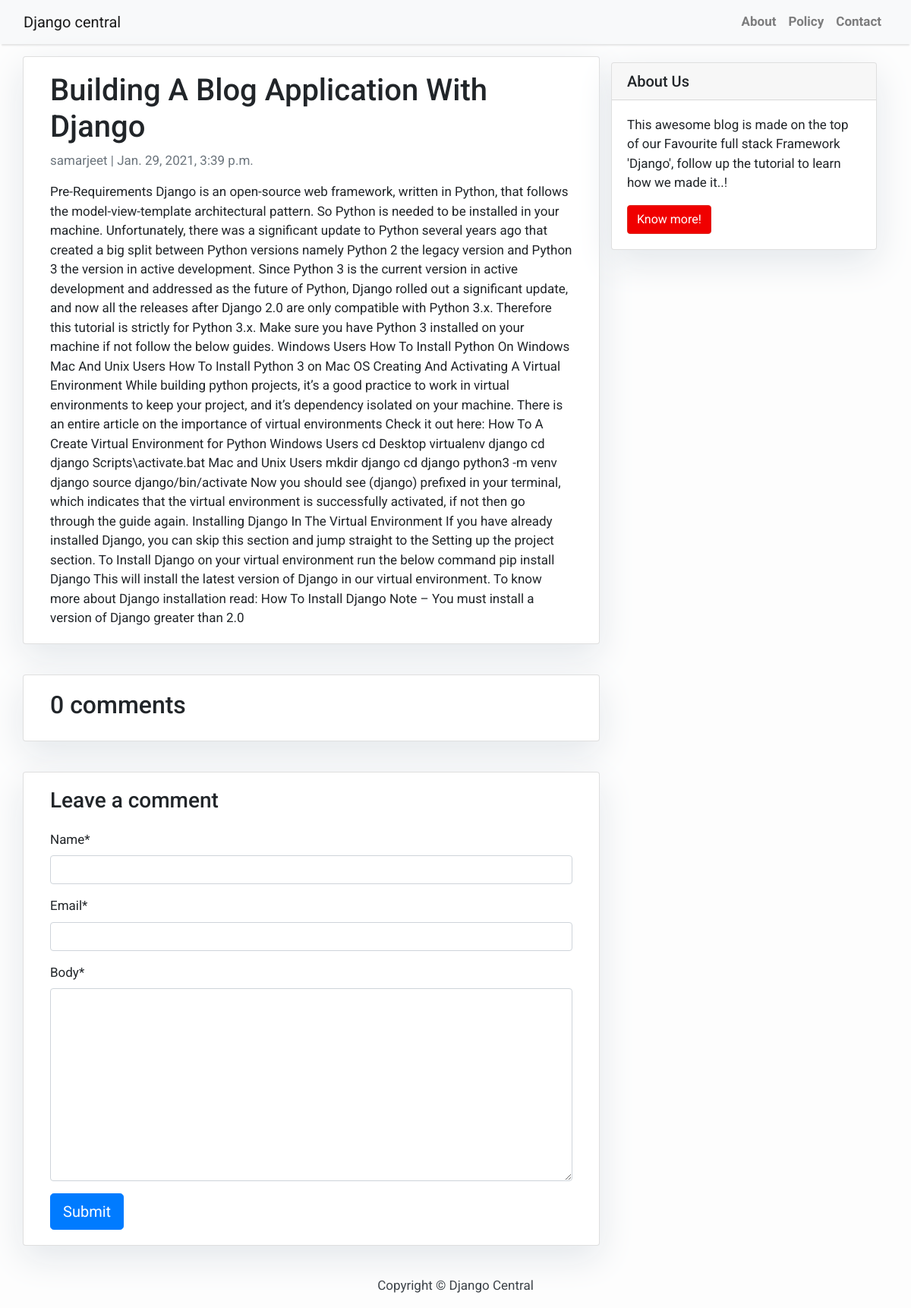
The app's page /building-blog-application-django/ with its own data.
### post/models.py (models this page shows, shortened)
class Post(models.Model):
    title = models.CharField(max_length=200, unique=True)
    slug = models.SlugField(max_length=200, unique=True)
    author = models.ForeignKey(User, on_delete= models.CASCADE,related_name='blog_posts')
    updated_on = models.DateTimeField(auto_now= True)
    content = models.TextField()
    created_on = models.DateTimeField(auto_now_add=True)
    status = models.IntegerField(choices=STATUS, default=0)
    class Meta:
        ordering = ['-created_on']

### post/views.py (the view)
# urls.py: path('<slug:slug>/', views.post_detail, name='post_detail'),
def post_detail(request, slug):
    template_name = 'post_detail.html'
    post = get_object_or_404(Post, slug=slug)
    comments = post.comments.filter(active=True)
    new_comment = None
    if request.method == 'POST':
        comment_form = CommentForm(data=request.POST)
        if comment_form.is_valid():
            new_comment = comment_form.save(commit=False)
            new_comment.post = post
            new_comment.save()
    else:
        comment_form = CommentForm()
    return render(request, template_name, {'post': post,
                                           'comments': comments,
                                           'new_comment': new_comment,
                                           'comment_form': comment_form})

### post/forms.py
class CommentForm(forms.ModelForm):
    class Meta:
        model = Comment
        fields = ('name', 'email', 'body')

### templates/post_detail.html (shortened to what this page needs)
{% extends 'base.html' %} {% block content %}
<div class="container">
  <div class="row">
    <div class="col-md-8 card mb-4  mt-3 left  top">
      <div class="card-body">
        <h1>{% block title %} {{ post.title }} {% endblock title %}</h1>
        <p class=" text-muted">{{ post.author }} | {{ post.created_on }}</p>
        <p class="card-text ">{{ post.content | safe }}</p>
      </div>
    </div>
    {% block sidebar %} {% include 'sidebar.html' %} {% endblock sidebar %}
    <div class="col-md-8 card mb-4  mt-3 ">
      <div class="card-body">
        <h2>{{ comments.count }} comments</h2>
      </div>
    </div>
    <div class="col-md-8 card mb-4  mt-3 ">
      <div class="card-body">
        {% if new_comment %}
        <div class="alert alert-success" role="alert">
          Your comment is awaiting moderation
        </div>
        {% else %}
        <h3>Leave a comment</h3>
        {% load crispy_forms_tags %}
        <form method="post" style="margin-top: 1.3em;">
            {{ comment_form | crispy }}
            <button type="submit" class="btn btn-primary  btn-lg">Submit</button>
   </form>
        {% endif %}
      </div>
    </div>
  </div>
</div>
{% endblock content %}

### templates/base.html (style rules this page uses)
body { font-family: "Roboto", sans-serif; font-size: 17px; background-color: #fdfdfd; }

### templates/sidebar.html (style rules this page uses)
.card { box-shadow: 0 16px 48px #E3E7EB; }

### records on screen
Post: title "Building A Blog Application With Django", author "samarjeet", created_on "Jan. 29, 2021, 3:39 p.m.", content "Pre-Requirements Django is an open-source web framework, written in Python, that follows the model-view-template architectural pattern. So Python is needed to be installed in your machine. Unfortunately, there was a significant update to Python several years ago that created a big split between Python versions namely Python 2 the legacy version and Python 3 the version in active development. Since Python 3 is the current version in active development and addressed as the future of Python, Django rolled out a significant update, and now all the releases after Django 2.0 are only compatible with Python 3.x. Therefore this tutorial is strictly for Python 3.x. Make sure you have Python 3…"

### other values on screen
{{ comments.count }} "0"
